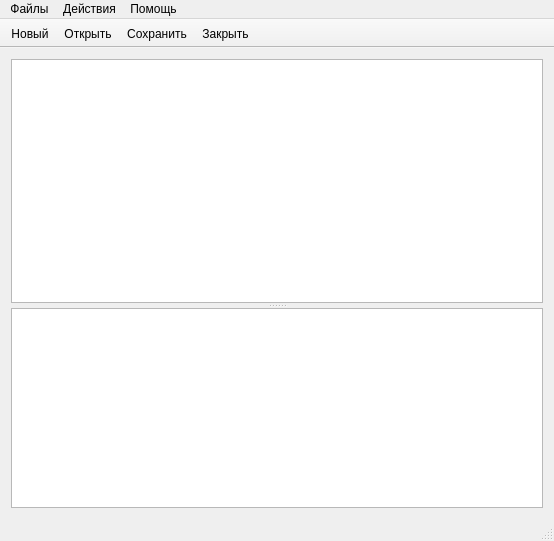
<?xml version="1.0" encoding="UTF-8"?>
<ui version="4.0">
 <class>MainWindow</class>
 <widget class="QMainWindow" name="MainWindow">
  <property name="geometry">
   <rect>
    <x>0</x>
    <y>0</y>
    <width>554</width>
    <height>541</height>
   </rect>
  </property>
  <property name="windowTitle">
   <string>Расчет логических схем</string>
  </property>
  <property name="windowIcon">
   <iconset resource="resources.qrc">
    <normaloff>:/icons/Icons/Calculator.png</normaloff>:/icons/Icons/Calculator.png</iconset>
  </property>
  <widget class="QWidget" name="centralWidget">
   <layout class="QGridLayout" name="gridLayout">
    <item row="0" column="0">
     <widget class="QSplitter" name="splitter">
      <property name="orientation">
       <enum>Qt::Vertical</enum>
      </property>
      <property name="opaqueResize">
       <bool>true</bool>
      </property>
      <property name="handleWidth">
       <number>5</number>
      </property>
      <property name="childrenCollapsible">
       <bool>false</bool>
      </property>
      <widget class="QGraphicsView" name="logicalCircuitView">
       <property name="sizePolicy">
        <sizepolicy hsizetype="Expanding" vsizetype="Expanding">
         <horstretch>0</horstretch>
         <verstretch>0</verstretch>
        </sizepolicy>
       </property>
       <property name="minimumSize">
        <size>
         <width>0</width>
         <height>100</height>
        </size>
       </property>
       <property name="baseSize">
        <size>
         <width>0</width>
         <height>0</height>
        </size>
       </property>
      </widget>
      <widget class="QTextEdit" name="logger">
       <property name="sizePolicy">
        <sizepolicy hsizetype="Expanding" vsizetype="MinimumExpanding">
         <horstretch>0</horstretch>
         <verstretch>0</verstretch>
        </sizepolicy>
       </property>
       <property name="minimumSize">
        <size>
         <width>0</width>
         <height>60</height>
        </size>
       </property>
       <property name="maximumSize">
        <size>
         <width>16777215</width>
         <height>200</height>
        </size>
       </property>
       <property name="baseSize">
        <size>
         <width>0</width>
         <height>0</height>
        </size>
       </property>
       <property name="readOnly">
        <bool>true</bool>
       </property>
      </widget>
     </widget>
    </item>
   </layout>
  </widget>
  <widget class="QMenuBar" name="menuBar">
   <property name="geometry">
    <rect>
     <x>0</x>
     <y>0</y>
     <width>554</width>
     <height>21</height>
    </rect>
   </property>
   <widget class="QMenu" name="menuFile">
    <property name="title">
     <string>Файлы</string>
    </property>
    <addaction name="newAction"/>
    <addaction name="openAction"/>
    <addaction name="saveAction"/>
    <addaction name="saveAsAction"/>
    <addaction name="separator"/>
    <addaction name="closeAction"/>
   </widget>
   <widget class="QMenu" name="menuHelp">
    <property name="title">
     <string>Помощь</string>
    </property>
    <addaction name="aboutAction"/>
   </widget>
   <widget class="QMenu" name="menuEdit">
    <property name="title">
     <string>Действия</string>
    </property>
    <widget class="QMenu" name="menuAddCell">
     <property name="title">
      <string>Добавить элемент</string>
     </property>
    </widget>
    <addaction name="menuAddCell"/>
    <addaction name="separator"/>
    <addaction name="processAction"/>
   </widget>
   <addaction name="menuFile"/>
   <addaction name="menuEdit"/>
   <addaction name="menuHelp"/>
  </widget>
  <widget class="QToolBar" name="mainToolBar">
   <property name="enabled">
    <bool>true</bool>
   </property>
   <property name="mouseTracking">
    <bool>false</bool>
   </property>
   <property name="acceptDrops">
    <bool>false</bool>
   </property>
   <property name="movable">
    <bool>false</bool>
   </property>
   <attribute name="toolBarArea">
    <enum>TopToolBarArea</enum>
   </attribute>
   <attribute name="toolBarBreak">
    <bool>false</bool>
   </attribute>
   <addaction name="newAction"/>
   <addaction name="openAction"/>
   <addaction name="saveAction"/>
   <addaction name="closeAction"/>
  </widget>
  <widget class="QStatusBar" name="statusBar"/>
  <action name="openAction">
   <property name="icon">
    <iconset resource="resources.qrc">
     <normaloff>:/icons/Icons/Open.png</normaloff>:/icons/Icons/Open.png</iconset>
   </property>
   <property name="text">
    <string>Открыть</string>
   </property>
   <property name="shortcut">
    <string>Ctrl+O</string>
   </property>
  </action>
  <action name="closeAction">
   <property name="icon">
    <iconset resource="resources.qrc">
     <normaloff>:/icons/Icons/Close.png</normaloff>:/icons/Icons/Close.png</iconset>
   </property>
   <property name="text">
    <string>Закрыть</string>
   </property>
  </action>
  <action name="addOrCellAction">
   <property name="text">
    <string>или</string>
   </property>
  </action>
  <action name="saveAction">
   <property name="icon">
    <iconset resource="resources.qrc">
     <normaloff>:/icons/Icons/Save.png</normaloff>:/icons/Icons/Save.png</iconset>
   </property>
   <property name="text">
    <string>Сохранить</string>
   </property>
   <property name="shortcut">
    <string>Ctrl+S</string>
   </property>
  </action>
  <action name="newAction">
   <property name="icon">
    <iconset resource="resources.qrc">
     <normaloff>:/icons/Icons/New.png</normaloff>:/icons/Icons/New.png</iconset>
   </property>
   <property name="text">
    <string>Новый</string>
   </property>
   <property name="shortcut">
    <string>Ctrl+N</string>
   </property>
  </action>
  <action name="saveAsAction">
   <property name="icon">
    <iconset resource="resources.qrc">
     <normaloff>:/icons/Icons/Save.png</normaloff>:/icons/Icons/Save.png</iconset>
   </property>
   <property name="text">
    <string>Сохранить как</string>
   </property>
   <property name="shortcut">
    <string>Ctrl+Shift+S</string>
   </property>
  </action>
  <action name="aboutAction">
   <property name="icon">
    <iconset resource="resources.qrc">
     <normaloff>:/icons/Icons/About.png</normaloff>:/icons/Icons/About.png</iconset>
   </property>
   <property name="text">
    <string>О программе</string>
   </property>
  </action>
  <action name="processAction">
   <property name="text">
    <string>Запустить расчет схемы</string>
   </property>
  </action>
 </widget>
 <layoutdefault spacing="6" margin="11"/>
 <resources>
  <include location="resources.qrc"/>
 </resources>
 <connections/>
</ui>
